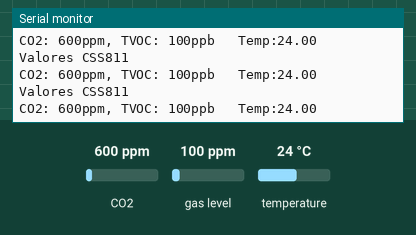
This sketch was run on a simulated ESP32. Parts: the last lines printed to the serial monitor. The inputs (shaded band) are chosen by the test bench; at power-on: CO2 600 ppm, gas level 100 ppm, temperature 24 °C.

Above: at 1.2 s.
1.3 s: CO2 set to 452 ppm
At 1.9 s:
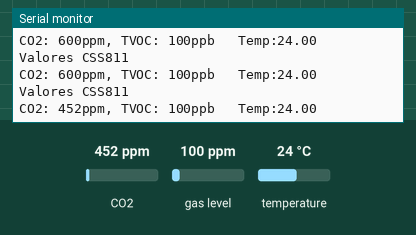
2.8 s: gas level set to 20 ppm
At 3.4 s:
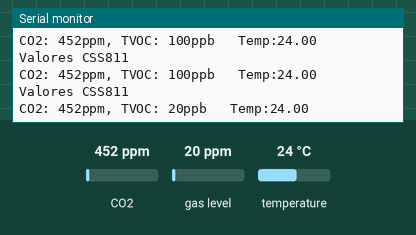
4.3 s: temperature set to 12 °C
At 4.9 s:
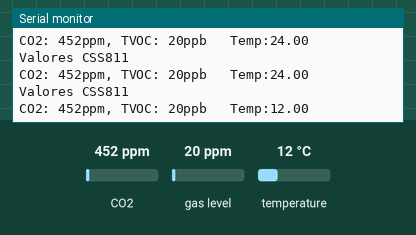

The sketch:

CSS811.ino
```cpp
/*
Direcciones:
  CSS811    | Calidad del Aire      | 0x5A
  APDS-9960 | Iluminación y RGB     | 0x39
  Si7006    | Temperatura y Humedad | 0x40

  */

#include "Adafruit_CCS811.h"

Adafruit_CCS811 ccs;

void setup() {
  Serial.begin(115200);
  Wire.begin(2,14);


  Serial.println("Test de CSS811");                 // CSS811
  if(!ccs.begin()){
    Serial.println("Error! Chequear cableado");
    while(1);
  }
  while(!ccs.available());                          //Calibración Sensor
  float temp = ccs.calculateTemperature();
  ccs.setTempOffset(temp - 25.0);


}

void loop() {

  if(ccs.available()){                              // CSS811
    float temp = ccs.calculateTemperature();
      Serial.println("Valores CSS811");
    if(!ccs.readData()){
      Serial.print("CO2: ");
      Serial.print(ccs.geteCO2());
      Serial.print("ppm, TVOC: ");
      Serial.print(ccs.getTVOC());
      Serial.print("ppb   Temp:");
      Serial.println(temp);
    }
    else{
      Serial.println("ERROR!");
      while(1);
    }
  }
  delay(500);


}
```

Measured:
- after the input at 1.3 s, the serial monitor: prints a new line after 0.21 s (image 1)
- after the input at 2.8 s, the serial monitor: prints a new line after 0.21 s (image 2)
- after the input at 4.3 s, the serial monitor: prints a new line after 0.21 s (image 3)
